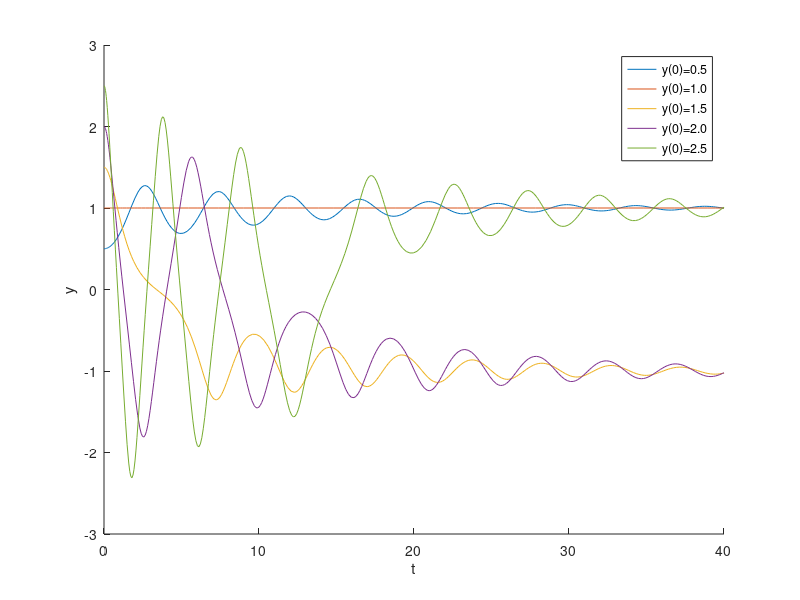

Write MATLAB code to recreate this figure.
clear; clc; close all;

% Description: Solves an IVP using ode45 for various initial conditions.

odefun = @(t,y) [y(2); -0.15*y(2)+y(1)-y(1).^3];

dy0 = 0;

figure(1)
hold on
xlabel('t')
ylabel('y')
for y0 = 0.5:0.5:2.5
    [t,y] = ode45(odefun,[0 40],[y0 dy0]);
    plot(t,y(:,1),'DisplayName',sprintf('y(0)=%.1f',y0))
end
legend show